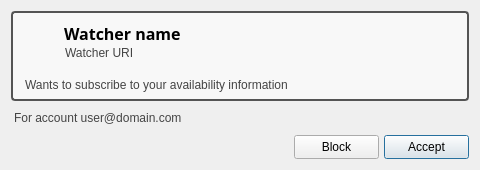
<?xml version="1.0" encoding="UTF-8"?>
<ui version="4.0">
 <class>Dialog</class>
 <widget class="QDialog" name="Dialog">
  <property name="geometry">
   <rect>
    <x>0</x>
    <y>0</y>
    <width>480</width>
    <height>170</height>
   </rect>
  </property>
  <property name="minimumSize">
   <size>
    <width>480</width>
    <height>170</height>
   </size>
  </property>
  <property name="maximumSize">
   <size>
    <width>16777215</width>
    <height>170</height>
   </size>
  </property>
  <property name="windowTitle">
   <string>Availability subscription request</string>
  </property>
  <property name="windowIcon">
   <iconset>
    <normaloff>icons/blink48.png</normaloff>icons/blink48.png</iconset>
  </property>
  <layout class="QVBoxLayout" name="dialog_layout">
   <property name="spacing">
    <number>10</number>
   </property>
   <item>
    <widget class="QFrame" name="frame">
     <property name="styleSheet">
      <string>QFrame#frame {
	background-color: #f8f8f8;
	border-color: #545454;
	border-radius: 4px;
	border-width: 2px;
	border-style: solid;
}


</string>
     </property>
     <property name="frameShape">
      <enum>QFrame::StyledPanel</enum>
     </property>
     <property name="frameShadow">
      <enum>QFrame::Sunken</enum>
     </property>
     <layout class="QGridLayout" name="frame_layout">
      <property name="topMargin">
       <number>7</number>
      </property>
      <property name="bottomMargin">
       <number>7</number>
      </property>
      <property name="verticalSpacing">
       <number>0</number>
      </property>
      <item row="0" column="0" rowspan="2">
       <layout class="QVBoxLayout" name="user_icon_layout">
        <property name="spacing">
         <number>0</number>
        </property>
        <item>
         <widget class="QLabel" name="user_icon">
          <property name="minimumSize">
           <size>
            <width>36</width>
            <height>36</height>
           </size>
          </property>
          <property name="maximumSize">
           <size>
            <width>36</width>
            <height>36</height>
           </size>
          </property>
          <property name="pixmap">
           <pixmap>icons/default-avatar.png</pixmap>
          </property>
          <property name="alignment">
           <set>Qt::AlignCenter</set>
          </property>
         </widget>
        </item>
        <item>
         <spacer name="user_icon_spacer">
          <property name="orientation">
           <enum>Qt::Vertical</enum>
          </property>
          <property name="sizeType">
           <enum>QSizePolicy::Minimum</enum>
          </property>
          <property name="sizeHint" stdset="0">
           <size>
            <width>0</width>
            <height>0</height>
           </size>
          </property>
         </spacer>
        </item>
       </layout>
      </item>
      <item row="0" column="1">
       <widget class="QLabel" name="name_label">
        <property name="sizePolicy">
         <sizepolicy hsizetype="Expanding" vsizetype="Fixed">
          <horstretch>0</horstretch>
          <verstretch>0</verstretch>
         </sizepolicy>
        </property>
        <property name="minimumSize">
         <size>
          <width>0</width>
          <height>26</height>
         </size>
        </property>
        <property name="font">
         <font>
          <family>Sans Serif</family>
          <pointsize>12</pointsize>
          <weight>75</weight>
          <bold>true</bold>
         </font>
        </property>
        <property name="text">
         <string>Watcher name</string>
        </property>
        <property name="alignment">
         <set>Qt::AlignLeading|Qt::AlignLeft|Qt::AlignVCenter</set>
        </property>
       </widget>
      </item>
      <item row="1" column="1">
       <widget class="QLabel" name="uri_label">
        <property name="sizePolicy">
         <sizepolicy hsizetype="Expanding" vsizetype="Fixed">
          <horstretch>0</horstretch>
          <verstretch>0</verstretch>
         </sizepolicy>
        </property>
        <property name="palette">
         <palette>
          <active>
           <colorrole role="WindowText">
            <brush brushstyle="SolidPattern">
             <color alpha="255">
              <red>68</red>
              <green>68</green>
              <blue>68</blue>
             </color>
            </brush>
           </colorrole>
           <colorrole role="Text">
            <brush brushstyle="SolidPattern">
             <color alpha="255">
              <red>68</red>
              <green>68</green>
              <blue>68</blue>
             </color>
            </brush>
           </colorrole>
          </active>
          <inactive>
           <colorrole role="WindowText">
            <brush brushstyle="SolidPattern">
             <color alpha="255">
              <red>68</red>
              <green>68</green>
              <blue>68</blue>
             </color>
            </brush>
           </colorrole>
           <colorrole role="Text">
            <brush brushstyle="SolidPattern">
             <color alpha="255">
              <red>68</red>
              <green>68</green>
              <blue>68</blue>
             </color>
            </brush>
           </colorrole>
          </inactive>
          <disabled>
           <colorrole role="WindowText">
            <brush brushstyle="SolidPattern">
             <color alpha="255">
              <red>118</red>
              <green>118</green>
              <blue>117</blue>
             </color>
            </brush>
           </colorrole>
           <colorrole role="Text">
            <brush brushstyle="SolidPattern">
             <color alpha="255">
              <red>118</red>
              <green>118</green>
              <blue>117</blue>
             </color>
            </brush>
           </colorrole>
          </disabled>
         </palette>
        </property>
        <property name="text">
         <string>Watcher URI</string>
        </property>
        <property name="indent">
         <number>1</number>
        </property>
       </widget>
      </item>
      <item row="3" column="0" colspan="3">
       <widget class="QLabel" name="description_label">
        <property name="palette">
         <palette>
          <active>
           <colorrole role="WindowText">
            <brush brushstyle="SolidPattern">
             <color alpha="255">
              <red>68</red>
              <green>68</green>
              <blue>68</blue>
             </color>
            </brush>
           </colorrole>
           <colorrole role="Text">
            <brush brushstyle="SolidPattern">
             <color alpha="255">
              <red>68</red>
              <green>68</green>
              <blue>68</blue>
             </color>
            </brush>
           </colorrole>
          </active>
          <inactive>
           <colorrole role="WindowText">
            <brush brushstyle="SolidPattern">
             <color alpha="255">
              <red>68</red>
              <green>68</green>
              <blue>68</blue>
             </color>
            </brush>
           </colorrole>
           <colorrole role="Text">
            <brush brushstyle="SolidPattern">
             <color alpha="255">
              <red>68</red>
              <green>68</green>
              <blue>68</blue>
             </color>
            </brush>
           </colorrole>
          </inactive>
          <disabled>
           <colorrole role="WindowText">
            <brush brushstyle="SolidPattern">
             <color alpha="255">
              <red>118</red>
              <green>118</green>
              <blue>117</blue>
             </color>
            </brush>
           </colorrole>
           <colorrole role="Text">
            <brush brushstyle="SolidPattern">
             <color alpha="255">
              <red>118</red>
              <green>118</green>
              <blue>117</blue>
             </color>
            </brush>
           </colorrole>
          </disabled>
         </palette>
        </property>
        <property name="text">
         <string extracomment="is offering to share his desktop">Wants to subscribe to your availability information</string>
        </property>
        <property name="indent">
         <number>3</number>
        </property>
       </widget>
      </item>
      <item row="2" column="0" colspan="3">
       <spacer name="frame_spacer">
        <property name="orientation">
         <enum>Qt::Vertical</enum>
        </property>
        <property name="sizeHint" stdset="0">
         <size>
          <width>407</width>
          <height>22</height>
         </size>
        </property>
       </spacer>
      </item>
     </layout>
    </widget>
   </item>
   <item>
    <widget class="QLabel" name="account_label">
     <property name="palette">
      <palette>
       <active>
        <colorrole role="WindowText">
         <brush brushstyle="SolidPattern">
          <color alpha="255">
           <red>68</red>
           <green>68</green>
           <blue>68</blue>
          </color>
         </brush>
        </colorrole>
        <colorrole role="Text">
         <brush brushstyle="SolidPattern">
          <color alpha="255">
           <red>68</red>
           <green>68</green>
           <blue>68</blue>
          </color>
         </brush>
        </colorrole>
       </active>
       <inactive>
        <colorrole role="WindowText">
         <brush brushstyle="SolidPattern">
          <color alpha="255">
           <red>68</red>
           <green>68</green>
           <blue>68</blue>
          </color>
         </brush>
        </colorrole>
        <colorrole role="Text">
         <brush brushstyle="SolidPattern">
          <color alpha="255">
           <red>68</red>
           <green>68</green>
           <blue>68</blue>
          </color>
         </brush>
        </colorrole>
       </inactive>
       <disabled>
        <colorrole role="WindowText">
         <brush brushstyle="SolidPattern">
          <color alpha="255">
           <red>118</red>
           <green>118</green>
           <blue>117</blue>
          </color>
         </brush>
        </colorrole>
        <colorrole role="Text">
         <brush brushstyle="SolidPattern">
          <color alpha="255">
           <red>118</red>
           <green>118</green>
           <blue>117</blue>
          </color>
         </brush>
        </colorrole>
       </disabled>
      </palette>
     </property>
     <property name="text">
      <string>For account user@domain.com</string>
     </property>
     <property name="indent">
      <number>3</number>
     </property>
    </widget>
   </item>
   <item>
    <layout class="QHBoxLayout" name="button_layout">
     <property name="spacing">
      <number>5</number>
     </property>
     <item>
      <spacer name="button_spacer">
       <property name="orientation">
        <enum>Qt::Horizontal</enum>
       </property>
       <property name="sizeHint" stdset="0">
        <size>
         <width>40</width>
         <height>20</height>
        </size>
       </property>
      </spacer>
     </item>
     <item>
      <widget class="QPushButton" name="block_button">
       <property name="minimumSize">
        <size>
         <width>85</width>
         <height>24</height>
        </size>
       </property>
       <property name="maximumSize">
        <size>
         <width>16777215</width>
         <height>24</height>
        </size>
       </property>
       <property name="toolTip">
        <string>Refuse the call but leave other devices ringing</string>
       </property>
       <property name="text">
        <string>Block</string>
       </property>
      </widget>
     </item>
     <item>
      <widget class="QPushButton" name="accept_button">
       <property name="minimumSize">
        <size>
         <width>85</width>
         <height>24</height>
        </size>
       </property>
       <property name="maximumSize">
        <size>
         <width>16777215</width>
         <height>24</height>
        </size>
       </property>
       <property name="text">
        <string>Accept</string>
       </property>
       <property name="default">
        <bool>true</bool>
       </property>
      </widget>
     </item>
    </layout>
   </item>
  </layout>
 </widget>
 <tabstops>
  <tabstop>accept_button</tabstop>
  <tabstop>block_button</tabstop>
 </tabstops>
 <resources/>
 <connections>
  <connection>
   <sender>accept_button</sender>
   <signal>clicked()</signal>
   <receiver>Dialog</receiver>
   <slot>accept()</slot>
   <hints>
    <hint type="sourcelabel">
     <x>345</x>
     <y>117</y>
    </hint>
    <hint type="destinationlabel">
     <x>196</x>
     <y>67</y>
    </hint>
   </hints>
  </connection>
  <connection>
   <sender>block_button</sender>
   <signal>clicked()</signal>
   <receiver>Dialog</receiver>
   <slot>reject()</slot>
   <hints>
    <hint type="sourcelabel">
     <x>138</x>
     <y>117</y>
    </hint>
    <hint type="destinationlabel">
     <x>196</x>
     <y>67</y>
    </hint>
   </hints>
  </connection>
 </connections>
</ui>
